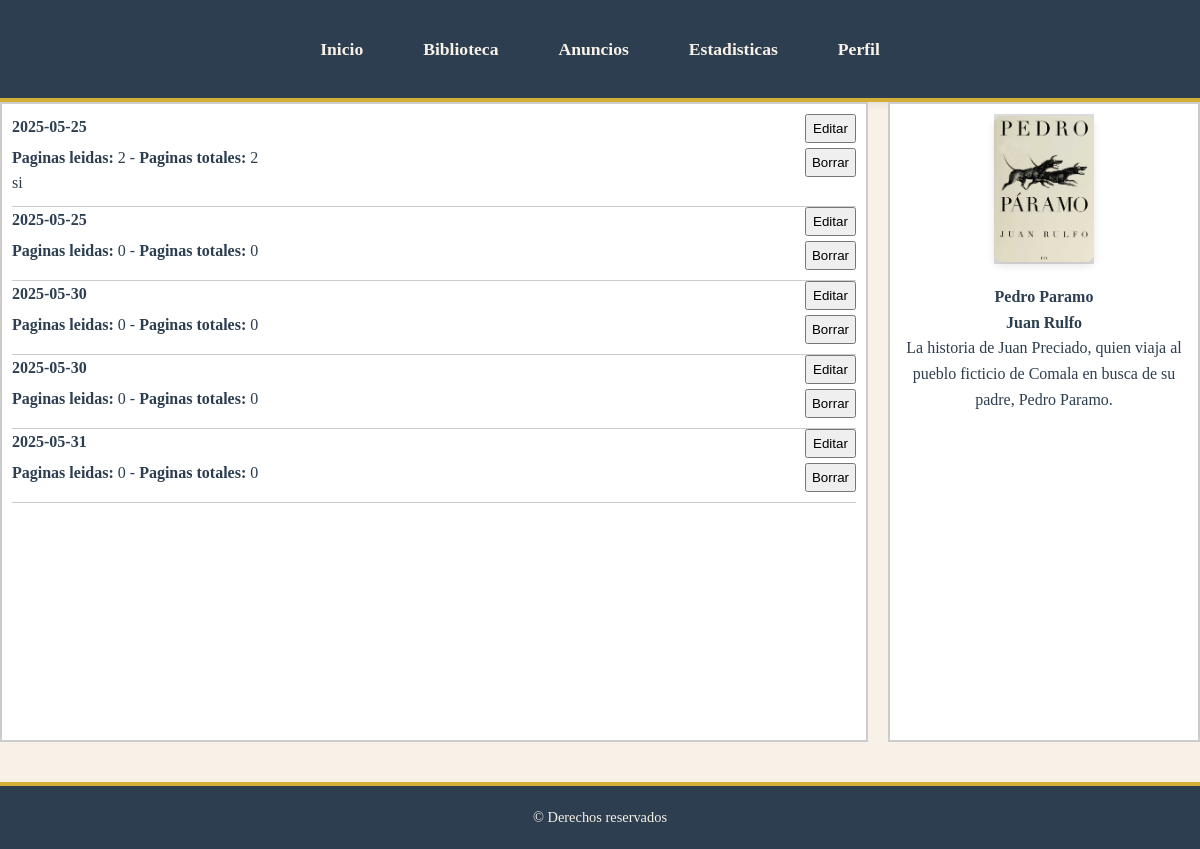
Screenshot of /mis-avances.php?id_libro=1 (signed in) with the database file from the repository.
### tables this page shows
CREATE TABLE `avances` (
  `id_avance` int(11) NOT NULL,
  `num_control` int(11) NOT NULL,
  `id_libro` int(11) NOT NULL,
  `paginas_leidas` int(11) NOT NULL,
  `comentario` varchar(100) NOT NULL,
  `fecha` date NOT NULL,
  `paginas_totales` int(11) NOT NULL
);

CREATE TABLE `libros` (
  `id_libro` int(11) NOT NULL,
  `nombre` varchar(50) NOT NULL,
  `descripcion` varchar(200) NOT NULL,
  `autor` varchar(50) NOT NULL,
  `genero` varchar(50) NOT NULL,
  `portada` varchar(50) NOT NULL
);

### models/Avance.php (called while the page is built, shortened)
<?php
include_once("AccesoDatos.php");
class Avance
{
  private $id_avance = 0;
  private $num_control;
  private $id_libro;
  private $paginas_leidas = 0;
  private $paginas_totales = 0;
  private $comentario = "";
  private $fecha = "";
  public function setIdAvance($valor)
  {
    $this->id_avance = $valor;
  }
  public function getIdAvance()
  {
    return $this->id_avance;
  }
  public function setNumControl($valor)
  {
    $this->num_control = $valor;
  }
  public function setIdLibro($valor)
  {
    $this->id_libro = $valor;
  }
  public function getIdLibro()
  {
    return $this->id_libro;
  }
  public function setPaginasLeidas($valor)
  {
    $this->paginas_leidas = $valor;
  }
  public function getPaginasLeidas()
  {
    return $this->paginas_leidas;
  }
  public function setPaginasTotales($valor)
  {
    $this->paginas_totales = $valor;
  }
  public function getPaginasTotales()
  {
    return $this->paginas_totales;
  }
  public function setComentario($valor)
  {
    $this->comentario = $valor;
  }
  public function getComentario()
  {
    return $this->comentario;
  }
  public function setFecha($valor)
  {
    $this->fecha = $valor;
  }
  public function getFecha()
  {
    return $this->fecha;
  }
  public function buscarTodos()
  {
    $oAccesoDatos = new AccesoDatos();
    $aAvances = array();
    $j = 0;
    if ($oAccesoDatos->conectar()) {
      $sQuery = "SELECT * FROM avances WHERE num_control = ". $this->num_control . " AND id_libro = ". $this->id_libro;;
      $arrRS = $oAccesoDatos->ejecutarConsulta($sQuery);
      if ($arrRS) {
        foreach ($arrRS as $row) {
          $oAvances = new Avance();
          $oAvances->setIdAvance($row[0]);
          $oAvances->setNumControl($row[1]);
          $oAvances->setIdLibro($row[2]);
          $oAvances->setPaginasLeidas($row[3]);
          $oAvances->setComentario($row[4]);
          $oDate = new DateTime($row[5]);
          $oAvances->setFecha($oDate->format('Y') . "-" . $oDate->format('m') . "-" . $oDate->format('d'));
          $oAvances->setPaginasTotales($row[6]);
          $aAvances[$j] = $oAvances;
          $j = $j + 1;
        }
      }
    }
    return $aAvances;
  }
}
?>

### models/AccesoDatos.php (called while the page is built, shortened)
<?php
class AccesoDatos
{
	private $oConexion = null;
	function conectar()
	{
		$bRet = false;
		try {
			$this->oConexion = new PDO("mysql:host=localhost;port=3306;dbname=clublectura" , "root", "", array(PDO::MYSQL_ATTR_INIT_COMMAND => "SET NAMES 'UTF8'"));
			$bRet = true;
		} catch (Exception $e) {
			throw $e;
		}
		return $bRet;
	}
	function desconectar()
	{
		$bRet = true;
		if ($this->oConexion != null) {
			$this->oConexion = null;
		}
		return $bRet;
	}
	function ejecutarConsulta($psConsulta)
	{
		$arrRS = null;
		$rst = null;
		$i = 0;
		$j = 0;
		try {
			$rst = $this->oConexion->query($psConsulta);
		} catch (Exception $e) {
			throw $e;
		}
		if ($rst) {
			foreach ($rst as $oLinea) {
				foreach ($oLinea as $llave => $sValCol) {
					if (is_string($llave)) {
						$arrRS[$i][$j] = $sValCol;
						$j++;
					}
				}
				$j = 0;
				$i++;
			}
		}
		return $arrRS;
	}
}
?>

### models/Libro.php (called while the page is built, shortened)
<?php
include_once("AccesoDatos.php");
class Libro
{
  private $id_libro = 0;
  private $nombre;
  private $descripcion;
  private $autor;
  private $portada;
  public function setIdLibro($valor)
  {
    $this->id_libro = $valor;
  }
  public function setNombre($valor)
  {
    $this->nombre = $valor;
  }
  public function getNombre()
  {
    return $this->nombre;
  }
  public function setDescripcion($valor)
  {
    $this->descripcion = $valor;
  }
  public function getDescripcion()
  {
    return $this->descripcion;
  }
  public function setAutor($valor)
  {
    $this->autor = $valor;
  }
  public function getAutor()
  {
    return $this->autor;
  }
  public function setPortada($valor)
  {
    $this->portada = $valor;
  }
  public function getPortada()
  {
    return $this->portada;
  }
  public function buscar()
  {
    $bRet = false;
    $oAccesoDatos = new AccesoDatos();
    if ($oAccesoDatos->conectar()) {
      $consulta = "SELECT * FROM libros where id_libro = ". $this->id_libro;
      $resultado = $oAccesoDatos->ejecutarConsulta($consulta);
      if ($resultado) {
          $bRet = true;
      }
    }
    return $bRet;
  }
}
?>

### mis-avances.php (the view, shortened to what this page needs)
<?php
include_once("models/Libro.php");
include_once("models/Avance.php");
$oLibro = new Libro();
$oAvance = new Avance();
try {
  if (isset($_GET["id_libro"]) && !empty($_GET["id_libro"])) {
    $oLibro->setIdLibro($_GET["id_libro"]);
    $id = $oLibro->getIdLibro();
    $oLibro->buscar();
    $idUser = $_SESSION["usuario"];
    $oAvance->setIdLibro($id);
    $oAvance->setNumControl($idUser);
    $arrAvances = $oAvance->buscarTodos();
  }
} catch (\Throwable $th) {
  error_log($e->getFile() . " " . $e->getLine() . " " . $e->getMessage(), 0);
  $sErr = "Error en base de datos, comunicarse con el administrador";
}
?>
<?php include_once("header.php"); ?>
<div class="container-foro">
  <div class="foro">
    <div class="mensajes" id="mensajes">
      <form class="formAvance" action="avance.php" method="POST">
        <?php if ($arrAvances != null) {
          foreach ($arrAvances as $oAva) {
            ?>
            <div class="mensaje">
              <div class="contenido">
                <div class="nombre"><?php echo $oAva->getFecha() ?></div>
                <div class="texto">
                  <p><strong>Paginas leidas: </strong><?php echo $oAva->getPaginasLeidas() ?> - <strong>Paginas totales:
                    </strong><?php echo $oAva->getPaginasTotales() ?></p>
                  <p><?php echo $oAva->getComentario() ?></p>
                </div>
              </div>
              <div class="acciones">
                <button
                  onclick="txtOpe.value='editar'; txtClave.value='<?php echo $oAva->getIdAvance() ?>'  ">Editar</button>
                <button type="button"
                  onclick="popup('Seguro que quieres eliminar este avance' , '<?php echo $oAva->getFecha() ?>', '<?php echo $oAva->getPaginasLeidas() ?>', '<?php echo $oAva->getPaginasTotales() ?>', '<?php echo $oAva->getComentario() ?>' , 'crudAvance.php' , '<?php echo $oAva->getIdAvance() ?>', 'eliminar', 'null', 'Eliminar', '<?php echo $oAva->getIdLibro() ?>');">Borrar</button>
              </div>
            </div>
            <?php
          }
        }
        ?>
      </form>
    </div>
  </div>
  <div class="sidebar">
    <div class="portada-foro">
      <img class="img-foro" src="<?php echo $oLibro->getPortada() ?>" alt="Portada del libro">
    </div>
    <strong><?php echo $oLibro->getNombre() ?></strong>
    <strong><?php echo $oLibro->getAutor() ?></strong>
    <p>
      <?php echo $oLibro->getDescripcion() ?>
    </p>
  </div>
</div>
<?php include_once("footer.php"); ?>

### css/style.css (style rules this page uses)
* { margin: 0; padding: 0; box-sizing: border-box; }
body { font-family: "Georgia", "Times New Roman", serif; background-color: #f8f1e7; color: #2c3e50; line-height: 1.6; }
form { display: flex; flex-direction: column; text-align: left; }
.container-foro { display: flex; max-width: 1200px; margin: auto; gap: 20px; height: 80vh; }
.foro { flex: 3; background-color: white; border: 2px solid #ccc; display: flex; flex-direction: column; height: 100%; }
.mensajes { flex-grow: 1; overflow-y: auto; padding: 10px; display: flex; flex-direction: column; gap: 15px; }
.mensaje { display: flex; border-bottom: 1px solid #ccc; padding-bottom: 10px; }
.contenido { flex-grow: 1; }
.nombre { font-weight: bold; margin-bottom: 5px; }
.acciones { display: flex; flex-direction: column; gap: 5px; margin-left: 10px; }
.acciones button { padding: 5px; cursor: pointer; }
.sidebar { flex: 1; background-color: white; border: 2px solid #ccc; padding: 10px; display: flex; flex-direction: column; align-items: center; text-align: center; height: 100%; }
.portada-foro { width: 100px; height: 150px; background-color: #ddd; display: flex; align-items: center; justify-content: center; margin-bottom: 20px; font-weight: bold; }
.img-foro { max-width: 100%; height: auto; border-radius: 8px; box-shadow: 0 4px 8px rgba(0, 0, 0, 0.1); display: block; margin: 0 auto; object-fit: cover; }

### rows the page displays
avances: fecha "2025-05-25", paginas_leidas "2", paginas_totales "2", comentario "si", $oAva->getIdAvance() 7 (drawn)
avances: fecha "2025-05-25", paginas_leidas "0", paginas_totales "0", $oAva->getIdAvance() 8 (drawn)
avances: fecha "2025-05-30", paginas_leidas "0", paginas_totales "0", $oAva->getIdAvance() 10 (drawn)
avances: fecha "2025-05-30", paginas_leidas "0", paginas_totales "0", $oAva->getIdAvance() 11 (drawn)
avances: fecha "2025-05-31", paginas_leidas "0", paginas_totales "0", $oAva->getIdAvance() 14 (drawn)
libros: portada (picture), nombre "Pedro Paramo", autor "Juan Rulfo", descripcion "La historia de Juan Preciado, quien viaja al pueblo ficticio de Comala en busca de su padre, Pedro Paramo."
